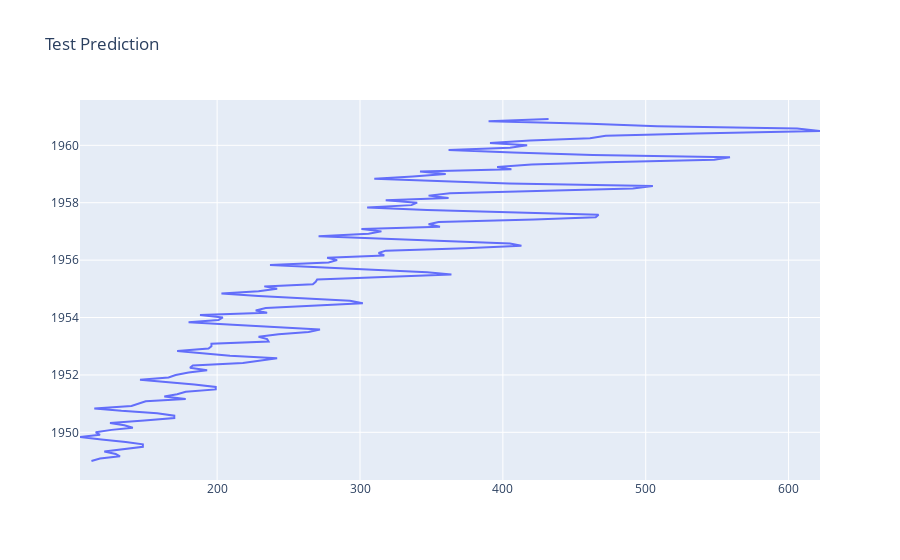

The cell this chart's notebook holds for it:
### Code cell
import chart_studio.plotly as py
import plotly.offline as pyoff
import plotly.graph_objs as go
import plotly.graph_objs as go
import chart_studio.plotly as py
#plot monthly sales
plot_data = [
    go.Scatter(
        x = data.Passengers,
        y = data.Date
    )
]
plot_layout = go.Layout(
        title='Test Prediction'
    )
fig = go.Figure(data=plot_data, layout=plot_layout)
pyoff.iplot(fig)

### Figure 1 — Plotly figure (JSON) as saved in the notebook; plotly's stock layout.template omitted (floating-point values rounded to 4 significant figures; data arrays with more than 128 entries replaced by an {"elided": "..."} marker saying what was removed)
{"data": [{"type": "scatter", "x": {"elided": "144 int values"}, "y": {"elided": "144 str values"}}], "layout": {"title": {"text": "Test Prediction"}}}
